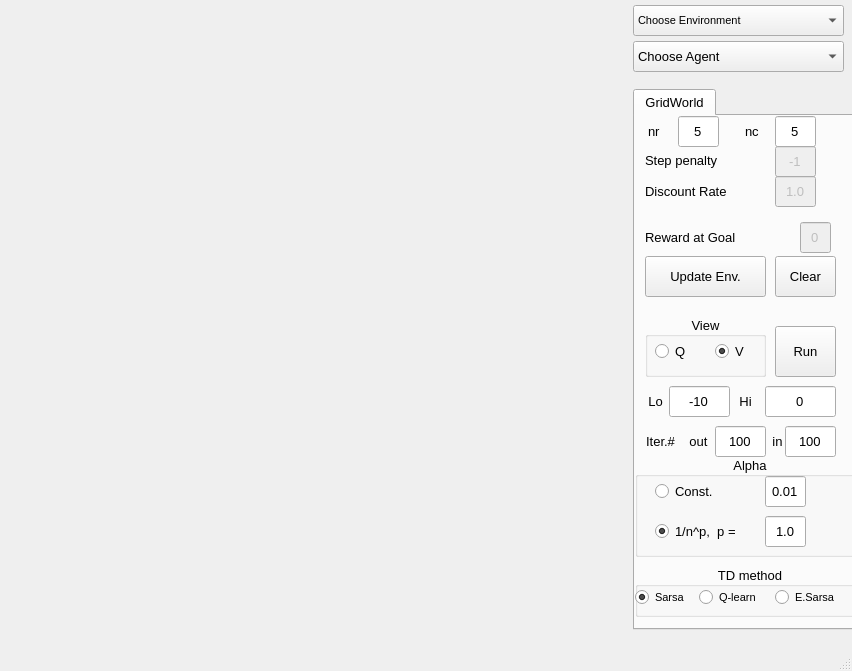
<?xml version="1.0" encoding="UTF-8"?>
<ui version="4.0">
 <class>MainWindow</class>
 <widget class="QMainWindow" name="MainWindow">
  <property name="enabled">
   <bool>true</bool>
  </property>
  <property name="geometry">
   <rect>
    <x>0</x>
    <y>0</y>
    <width>852</width>
    <height>671</height>
   </rect>
  </property>
  <property name="windowTitle">
   <string>MainWindow</string>
  </property>
  <widget class="QWidget" name="centralwidget">
   <widget class="QTabWidget" name="tabWidget">
    <property name="geometry">
     <rect>
      <x>633</x>
      <y>89</y>
      <width>221</width>
      <height>541</height>
     </rect>
    </property>
    <property name="font">
     <font>
      <family>Arial</family>
      <pointsize>10</pointsize>
     </font>
    </property>
    <property name="currentIndex">
     <number>0</number>
    </property>
    <widget class="QWidget" name="tab">
     <attribute name="title">
      <string>GridWorld</string>
     </attribute>
     <widget class="QLineEdit" name="nc">
      <property name="geometry">
       <rect>
        <x>140</x>
        <y>0</y>
        <width>41</width>
        <height>31</height>
       </rect>
      </property>
      <property name="text">
       <string>5</string>
      </property>
      <property name="alignment">
       <set>Qt::AlignCenter</set>
      </property>
     </widget>
     <widget class="QGroupBox" name="groupBox">
      <property name="geometry">
       <rect>
        <x>10</x>
        <y>200</y>
        <width>121</width>
        <height>61</height>
       </rect>
      </property>
      <property name="layoutDirection">
       <enum>Qt::LeftToRight</enum>
      </property>
      <property name="title">
       <string>View</string>
      </property>
      <property name="alignment">
       <set>Qt::AlignCenter</set>
      </property>
      <widget class="QRadioButton" name="QButton">
       <property name="geometry">
        <rect>
         <x>10</x>
         <y>20</y>
         <width>71</width>
         <height>31</height>
        </rect>
       </property>
       <property name="text">
        <string>Q</string>
       </property>
       <property name="checked">
        <bool>false</bool>
       </property>
      </widget>
      <widget class="QRadioButton" name="VButton">
       <property name="geometry">
        <rect>
         <x>70</x>
         <y>20</y>
         <width>51</width>
         <height>31</height>
        </rect>
       </property>
       <property name="text">
        <string>V</string>
       </property>
       <property name="checked">
        <bool>true</bool>
       </property>
      </widget>
     </widget>
     <widget class="QLabel" name="label">
      <property name="geometry">
       <rect>
        <x>13</x>
        <y>0</y>
        <width>31</width>
        <height>31</height>
       </rect>
      </property>
      <property name="text">
       <string>nr</string>
      </property>
     </widget>
     <widget class="QLineEdit" name="nr">
      <property name="geometry">
       <rect>
        <x>43</x>
        <y>0</y>
        <width>41</width>
        <height>31</height>
       </rect>
      </property>
      <property name="text">
       <string>5</string>
      </property>
      <property name="alignment">
       <set>Qt::AlignCenter</set>
      </property>
     </widget>
     <widget class="QLabel" name="label_2">
      <property name="geometry">
       <rect>
        <x>110</x>
        <y>0</y>
        <width>31</width>
        <height>31</height>
       </rect>
      </property>
      <property name="text">
       <string>nc</string>
      </property>
     </widget>
     <widget class="QPushButton" name="steps_run">
      <property name="geometry">
       <rect>
        <x>140</x>
        <y>210</y>
        <width>61</width>
        <height>51</height>
       </rect>
      </property>
      <property name="text">
       <string>Run</string>
      </property>
     </widget>
     <widget class="QPushButton" name="UpdateButton">
      <property name="geometry">
       <rect>
        <x>10</x>
        <y>140</y>
        <width>121</width>
        <height>41</height>
       </rect>
      </property>
      <property name="text">
       <string>Update Env.</string>
      </property>
     </widget>
     <widget class="QLineEdit" name="n_out">
      <property name="geometry">
       <rect>
        <x>80</x>
        <y>310</y>
        <width>51</width>
        <height>31</height>
       </rect>
      </property>
      <property name="text">
       <string>100</string>
      </property>
      <property name="alignment">
       <set>Qt::AlignCenter</set>
      </property>
     </widget>
     <widget class="QLabel" name="label_3">
      <property name="geometry">
       <rect>
        <x>10</x>
        <y>24</y>
        <width>121</width>
        <height>41</height>
       </rect>
      </property>
      <property name="text">
       <string>Step penalty</string>
      </property>
     </widget>
     <widget class="QLineEdit" name="StepPenalty">
      <property name="enabled">
       <bool>false</bool>
      </property>
      <property name="geometry">
       <rect>
        <x>140</x>
        <y>30</y>
        <width>41</width>
        <height>31</height>
       </rect>
      </property>
      <property name="text">
       <string>-1</string>
      </property>
      <property name="alignment">
       <set>Qt::AlignCenter</set>
      </property>
     </widget>
     <widget class="QLabel" name="label_4">
      <property name="geometry">
       <rect>
        <x>10</x>
        <y>60</y>
        <width>131</width>
        <height>31</height>
       </rect>
      </property>
      <property name="text">
       <string>Discount Rate</string>
      </property>
     </widget>
     <widget class="QLineEdit" name="DiscountRate">
      <property name="enabled">
       <bool>false</bool>
      </property>
      <property name="geometry">
       <rect>
        <x>140</x>
        <y>60</y>
        <width>41</width>
        <height>31</height>
       </rect>
      </property>
      <property name="text">
       <string>1.0</string>
      </property>
      <property name="alignment">
       <set>Qt::AlignCenter</set>
      </property>
     </widget>
     <widget class="QPushButton" name="ClearAllButton">
      <property name="geometry">
       <rect>
        <x>140</x>
        <y>140</y>
        <width>61</width>
        <height>41</height>
       </rect>
      </property>
      <property name="text">
       <string>Clear</string>
      </property>
     </widget>
     <widget class="QLabel" name="label_7">
      <property name="geometry">
       <rect>
        <x>10</x>
        <y>106</y>
        <width>151</width>
        <height>31</height>
       </rect>
      </property>
      <property name="text">
       <string>Reward at Goal</string>
      </property>
     </widget>
     <widget class="QLineEdit" name="Reward">
      <property name="enabled">
       <bool>false</bool>
      </property>
      <property name="geometry">
       <rect>
        <x>165</x>
        <y>106</y>
        <width>31</width>
        <height>31</height>
       </rect>
      </property>
      <property name="text">
       <string>0</string>
      </property>
      <property name="alignment">
       <set>Qt::AlignCenter</set>
      </property>
     </widget>
     <widget class="QLabel" name="label_8">
      <property name="geometry">
       <rect>
        <x>0</x>
        <y>310</y>
        <width>51</width>
        <height>31</height>
       </rect>
      </property>
      <property name="text">
       <string>Iter.#</string>
      </property>
      <property name="alignment">
       <set>Qt::AlignCenter</set>
      </property>
     </widget>
     <widget class="QLabel" name="label_9">
      <property name="geometry">
       <rect>
        <x>0</x>
        <y>270</y>
        <width>41</width>
        <height>31</height>
       </rect>
      </property>
      <property name="text">
       <string>Lo</string>
      </property>
      <property name="alignment">
       <set>Qt::AlignCenter</set>
      </property>
     </widget>
     <widget class="QLabel" name="label_10">
      <property name="geometry">
       <rect>
        <x>90</x>
        <y>270</y>
        <width>41</width>
        <height>31</height>
       </rect>
      </property>
      <property name="text">
       <string>Hi</string>
      </property>
      <property name="alignment">
       <set>Qt::AlignCenter</set>
      </property>
     </widget>
     <widget class="QLineEdit" name="lowV">
      <property name="geometry">
       <rect>
        <x>34</x>
        <y>270</y>
        <width>61</width>
        <height>31</height>
       </rect>
      </property>
      <property name="text">
       <string>-10</string>
      </property>
      <property name="alignment">
       <set>Qt::AlignCenter</set>
      </property>
     </widget>
     <widget class="QLineEdit" name="highV">
      <property name="geometry">
       <rect>
        <x>130</x>
        <y>270</y>
        <width>71</width>
        <height>31</height>
       </rect>
      </property>
      <property name="text">
       <string>0</string>
      </property>
      <property name="alignment">
       <set>Qt::AlignCenter</set>
      </property>
     </widget>
     <widget class="QLineEdit" name="n_in">
      <property name="geometry">
       <rect>
        <x>150</x>
        <y>310</y>
        <width>51</width>
        <height>31</height>
       </rect>
      </property>
      <property name="text">
       <string>100</string>
      </property>
      <property name="alignment">
       <set>Qt::AlignCenter</set>
      </property>
     </widget>
     <widget class="QLabel" name="label_11">
      <property name="geometry">
       <rect>
        <x>43</x>
        <y>310</y>
        <width>41</width>
        <height>31</height>
       </rect>
      </property>
      <property name="text">
       <string>out</string>
      </property>
      <property name="alignment">
       <set>Qt::AlignCenter</set>
      </property>
     </widget>
     <widget class="QLabel" name="label_12">
      <property name="geometry">
       <rect>
        <x>127</x>
        <y>310</y>
        <width>31</width>
        <height>31</height>
       </rect>
      </property>
      <property name="text">
       <string>in</string>
      </property>
      <property name="alignment">
       <set>Qt::AlignCenter</set>
      </property>
     </widget>
     <widget class="QGroupBox" name="groupBox_2">
      <property name="enabled">
       <bool>true</bool>
      </property>
      <property name="geometry">
       <rect>
        <x>0</x>
        <y>450</y>
        <width>231</width>
        <height>51</height>
       </rect>
      </property>
      <property name="layoutDirection">
       <enum>Qt::LeftToRight</enum>
      </property>
      <property name="title">
       <string>TD method</string>
      </property>
      <property name="alignment">
       <set>Qt::AlignCenter</set>
      </property>
      <widget class="QRadioButton" name="ESarsaB">
       <property name="geometry">
        <rect>
         <x>140</x>
         <y>20</y>
         <width>81</width>
         <height>22</height>
        </rect>
       </property>
       <property name="font">
        <font>
         <family>Arial</family>
         <pointsize>8</pointsize>
        </font>
       </property>
       <property name="text">
        <string>E.Sarsa</string>
       </property>
      </widget>
      <widget class="QRadioButton" name="SarsaB">
       <property name="enabled">
        <bool>true</bool>
       </property>
       <property name="geometry">
        <rect>
         <x>0</x>
         <y>20</y>
         <width>71</width>
         <height>22</height>
        </rect>
       </property>
       <property name="font">
        <font>
         <family>Arial</family>
         <pointsize>8</pointsize>
        </font>
       </property>
       <property name="text">
        <string>Sarsa</string>
       </property>
       <property name="checked">
        <bool>true</bool>
       </property>
      </widget>
      <widget class="QRadioButton" name="QLearnB">
       <property name="enabled">
        <bool>true</bool>
       </property>
       <property name="geometry">
        <rect>
         <x>64</x>
         <y>20</y>
         <width>71</width>
         <height>22</height>
        </rect>
       </property>
       <property name="font">
        <font>
         <family>Arial</family>
         <pointsize>8</pointsize>
        </font>
       </property>
       <property name="text">
        <string>Q-learn</string>
       </property>
      </widget>
     </widget>
     <widget class="QGroupBox" name="groupBox_3">
      <property name="geometry">
       <rect>
        <x>0</x>
        <y>340</y>
        <width>231</width>
        <height>101</height>
       </rect>
      </property>
      <property name="layoutDirection">
       <enum>Qt::LeftToRight</enum>
      </property>
      <property name="title">
       <string>Alpha</string>
      </property>
      <property name="alignment">
       <set>Qt::AlignCenter</set>
      </property>
      <widget class="QRadioButton" name="AlphaDecayB">
       <property name="geometry">
        <rect>
         <x>20</x>
         <y>60</y>
         <width>101</width>
         <height>31</height>
        </rect>
       </property>
       <property name="text">
        <string>1/n^p,  p = </string>
       </property>
       <property name="checked">
        <bool>true</bool>
       </property>
      </widget>
      <widget class="QRadioButton" name="AlphaConstB">
       <property name="geometry">
        <rect>
         <x>20</x>
         <y>20</y>
         <width>71</width>
         <height>31</height>
        </rect>
       </property>
       <property name="text">
        <string>Const.</string>
       </property>
       <property name="checked">
        <bool>false</bool>
       </property>
      </widget>
      <widget class="QLineEdit" name="AlphaConstV">
       <property name="enabled">
        <bool>true</bool>
       </property>
       <property name="geometry">
        <rect>
         <x>130</x>
         <y>20</y>
         <width>41</width>
         <height>31</height>
        </rect>
       </property>
       <property name="text">
        <string>0.01</string>
       </property>
       <property name="alignment">
        <set>Qt::AlignCenter</set>
       </property>
      </widget>
      <widget class="QLineEdit" name="AlphaDecayV">
       <property name="enabled">
        <bool>true</bool>
       </property>
       <property name="geometry">
        <rect>
         <x>130</x>
         <y>60</y>
         <width>41</width>
         <height>31</height>
        </rect>
       </property>
       <property name="text">
        <string>1.0</string>
       </property>
       <property name="alignment">
        <set>Qt::AlignCenter</set>
       </property>
      </widget>
     </widget>
    </widget>
   </widget>
   <widget class="QComboBox" name="ChooseAgent">
    <property name="geometry">
     <rect>
      <x>633</x>
      <y>41</y>
      <width>211</width>
      <height>31</height>
     </rect>
    </property>
    <property name="font">
     <font>
      <family>Arial</family>
      <pointsize>10</pointsize>
     </font>
    </property>
    <property name="currentIndex">
     <number>0</number>
    </property>
    <item>
     <property name="text">
      <string>Choose Agent</string>
     </property>
    </item>
    <item>
     <property name="text">
      <string>DP (PI)</string>
     </property>
    </item>
    <item>
     <property name="text">
      <string>DP (VI)</string>
     </property>
    </item>
    <item>
     <property name="text">
      <string>MC</string>
     </property>
    </item>
    <item>
     <property name="text">
      <string>TD(0)</string>
     </property>
    </item>
   </widget>
   <widget class="QComboBox" name="ChooseEnvironment">
    <property name="geometry">
     <rect>
      <x>633</x>
      <y>5</y>
      <width>211</width>
      <height>31</height>
     </rect>
    </property>
    <property name="font">
     <font>
      <family>Arial</family>
      <pointsize>8</pointsize>
     </font>
    </property>
    <property name="currentIndex">
     <number>0</number>
    </property>
    <item>
     <property name="text">
      <string>Choose Environment</string>
     </property>
    </item>
    <item>
     <property name="text">
      <string>Stochastic GridWorld with Trap</string>
     </property>
    </item>
   </widget>
   <widget class="QWidget" name="verticalLayoutWidget">
    <property name="geometry">
     <rect>
      <x>0</x>
      <y>0</y>
      <width>631</width>
      <height>631</height>
     </rect>
    </property>
    <property name="sizePolicy">
     <sizepolicy hsizetype="Expanding" vsizetype="Expanding">
      <horstretch>0</horstretch>
      <verstretch>0</verstretch>
     </sizepolicy>
    </property>
    <layout class="QVBoxLayout" name="upLayout">
     <item>
      <widget class="QStackedWidget" name="PaintArea">
       <property name="sizePolicy">
        <sizepolicy hsizetype="Expanding" vsizetype="Expanding">
         <horstretch>0</horstretch>
         <verstretch>0</verstretch>
        </sizepolicy>
       </property>
       <property name="autoFillBackground">
        <bool>true</bool>
       </property>
       <property name="currentIndex">
        <number>-1</number>
       </property>
      </widget>
     </item>
    </layout>
   </widget>
  </widget>
  <widget class="QStatusBar" name="statusBar"/>
 </widget>
 <resources/>
 <connections/>
</ui>
